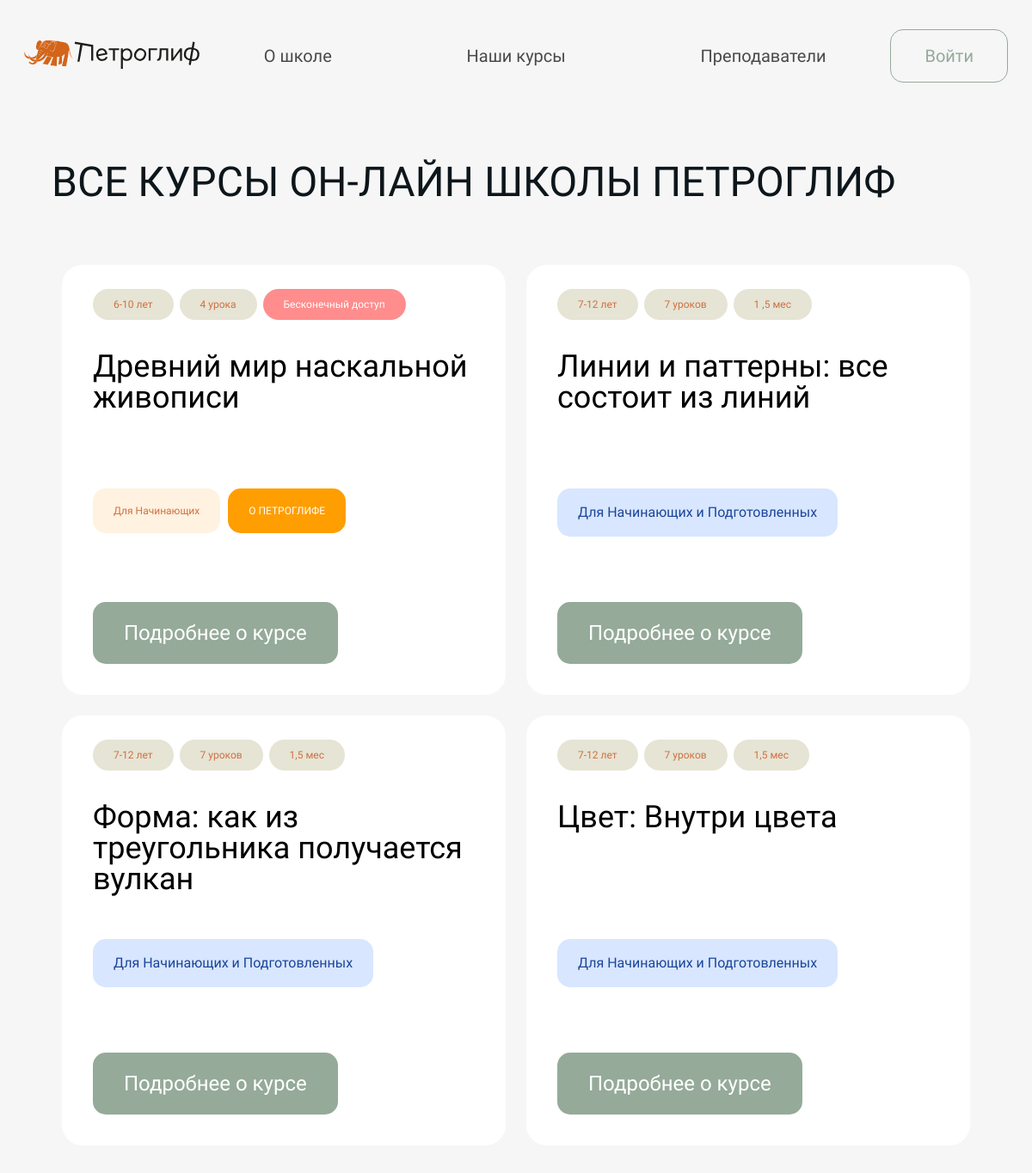
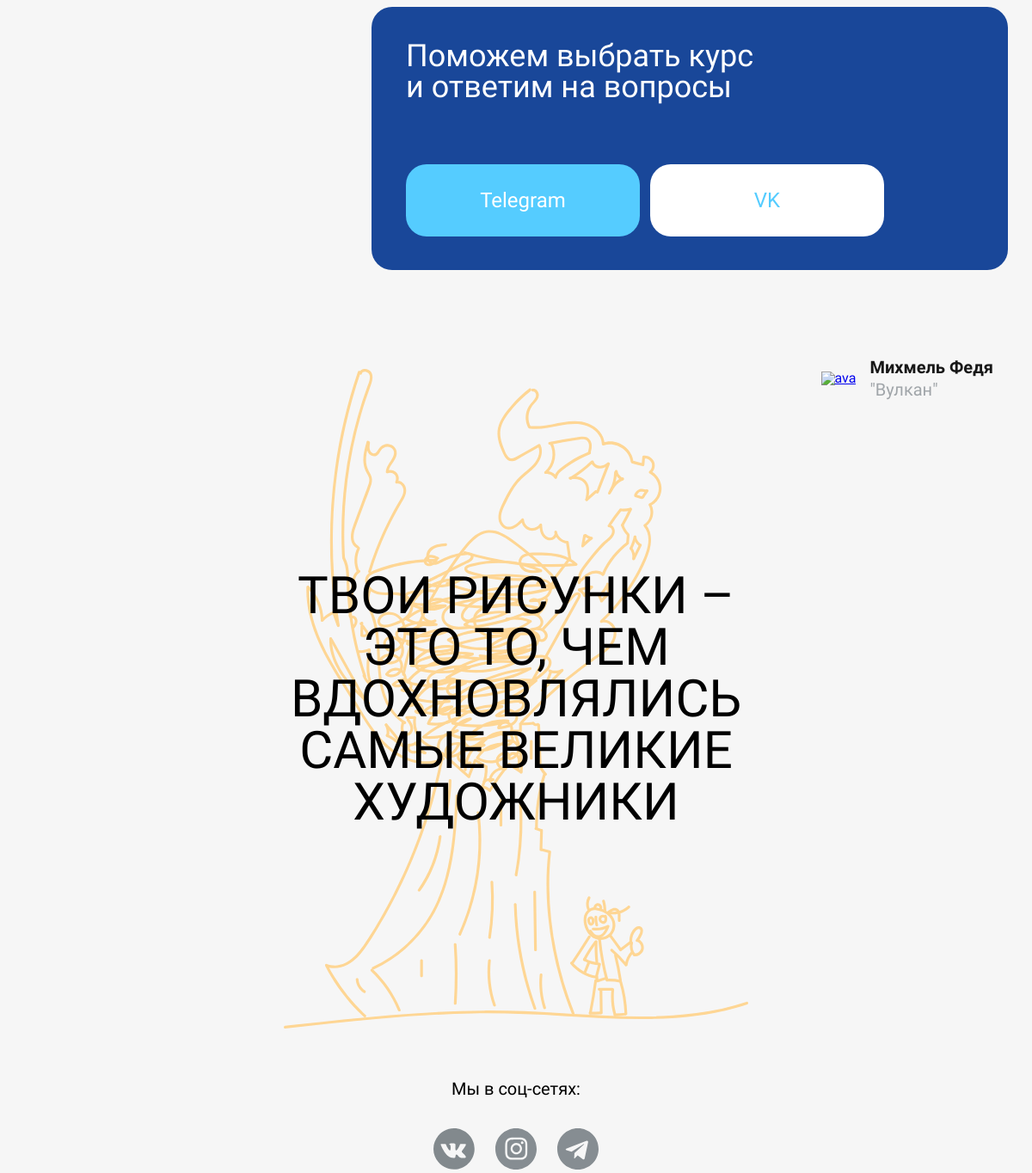
The page /courses-all/ on the database its author committed (2 pictures, top to bottom).
### mainapp/models.py (models this page shows, shortened)
class Course(models.Model):
    class CourseCategory(models.TextChoices):
        ART = ("ART", "ИСКУССТВО")
        DESIGN = ("DESIGN", "ДИЗАЙН")
        SOFT_SKILLS = ("SOFT_SKILLS", "SOFT SKILLS")
    id = models.UUIDField(default=uuid4, primary_key=True)
    title = models.CharField(verbose_name="Название курса", max_length=150)
    slug = models.SlugField(verbose_name="URL", max_length=200, unique=True, blank=True, null=True)
    category = models.CharField(verbose_name="Категория курса", max_length=11, choices=CourseCategory.choices)
    note = models.CharField(verbose_name="Цель курса", max_length=200, blank=True)
    description = models.TextField(verbose_name="Описание курса", blank=True)
    price = models.IntegerField(verbose_name="Стоимость курса")
    image = models.ImageField(verbose_name="Изображение", blank=True, null=True, upload_to="сourses_images")
    talents = models.ManyToManyField(Talent, verbose_name="Навыки, которые дает курс", related_name="courses")
    benefits = models.ManyToManyField(Benefit, verbose_name="Польза курса", related_name="courses")
    lesson_qty = models.CharField(verbose_name="Количество уроков", max_length=25, blank=True)
    duration = models.CharField(verbose_name="Продолжительность курса", max_length=25, blank=True)
    age_group = models.CharField(verbose_name="Возрастная группа", max_length=25, blank=True)
    tools = models.TextField(verbose_name="Необходимые материалы и инструменты для курса", blank=True)
    preparation = models.ForeignKey(Preparation, verbose_name="Уровень подготовки", on_delete=models.CASCADE,
                                    null=True, related_name="courses")
    filling = models.TextField(verbose_name="Наполнение курса", blank=True)
    mentors = models.ManyToManyField(Mentor, verbose_name="Менторы", related_name="courses")
    question_lessons_features = models.TextField(verbose_name="Как проходят занятия на курсе?")
    question_access_duration = models.TextField(verbose_name="На сколько по времени доступен курс?")
    question_homework = models.TextField(verbose_name="Что насчет домашнего задания?")
    question_joining_telegram_chat = models.TextField(verbose_name="Что я получу, вступив в телеграм-канал курса?")
    question_paid_no_access = models.TextField(verbose_name="Я оплатил и не получил доступ к курсу")
    telegram_channel_link = models.URLField(verbose_name="Ссылка на тг-канал", blank=True, null=True)
    is_popular = models.BooleanField(verbose_name="Популярный", default=False)
    created_at = models.DateTimeField(verbose_name='Создан', auto_now_add=True)
    updated_at = models.DateTimeField(verbose_name='Обновлен', auto_now=True)
    deleted = models.BooleanField(verbose_name="Удален", default=False)
    class Meta:
        verbose_name = "Курс"
        verbose_name_plural = "Курсы"
        ordering = ["title"]

class Preparation(models.Model):
    id = models.UUIDField(default=uuid4, primary_key=True)
    value = models.CharField(verbose_name="Значение", max_length=50)
    def __str__(self):
        return self.value
    class Meta:
        verbose_name = "Уровень подготовки"
        verbose_name_plural = "Уровни подготовки"

### mainapp/views.py (the view)
# urls.py: path('courses-all/', main_views.view_courses_all, name='courses_all'),
def view_courses_all(request):
    courses = mainapp_models.Course.objects.exclude(slug='first-course')
    for course in courses:
        course.description = course.description.split('\n')
    first_course = mainapp_models.Course.objects.filter(slug='first-course')
    descriptions_first = None
    if first_course:
        first_course = first_course[0]
        descriptions_first = first_course.description.split('\n')
    context = {'courses': courses,
               'first_course': first_course,
               'descriptions_first': descriptions_first,
               }
    return render(request, 'mainapp/courses_all.html', context)

### mainapp/templates/mainapp/courses_all.html (shortened to what this page needs)
{% extends "mainapp/base.html" %}
{% block content %}
    {% include "mainapp/parts_pages/courses__all.html" %}
    {% include "mainapp/parts_pages/image_tree_yellow.html" %}
{% endblock %}

### mainapp/templates/mainapp/parts_pages/courses__all.html (shortened to what this page needs)
{% load static markdownify %}
    <div class="site-box">
        <section class="courses"  id="anchor-courses">
            <h1 class="section__title">Все курсы он-лайн школы Петроглиф</h1>
            <div class="courses__cards">
                <div class="courses__card">
                    <div class="courses__info">
                        <a class="courses__age" href="#">{{ first_course.age_group }}</a>
                        <a class="courses__count" href="#">{{ first_course.lesson_qty }}</a>
                        <a class="courses__time courses__time-unique" href="#">{{ first_course.duration }}</a>
                    </div>
                    <div class="courses__name">{{ first_course.title }}</div>
                    <div class="courses__for-btns">
                        <a class="courses__for-1" href="#"><div>{{ first_course.preparation }}</div></a>
                        <a class="courses__for-2" href="#"><div>О ПЕТРОГЛИФЕ</div></a>
                    </div>
                    <a class="courses__detailed" href="{% url 'course' first_course.slug %}"><div>Подробнее о курсе</div></a>
                </div>
                {% for item in courses %}
                <div class="courses__card">
                    <div class="courses__info">
                        <a class="courses__age" href="#">{{ item.age_group }}</a>
                        <a class="courses__count" href="#">{{ item.lesson_qty }}</a>
                        <a class="courses__time" href="#">{{ item.duration }}</a>
                    </div>
                    <div class="courses__name">{{ item.title }}</div>
                    <a class="courses__for" href="#"><div>{{ item.preparation }}</div></a>
                    <a class="courses__detailed" href="{% url 'course' item.slug %}"><div>Подробнее о курсе</div></a>
                </div>
                {% endfor %}
            </div>
            <div class="courses__helpdesc">
                <div class="courses__help">
                    <p>Поможем выбрать курс и ответим на вопросы</p>
                    <div class="courses__buttons">
                        <a href="#" class="courses__button courses__button-tg"><span class="courses__button-full">Написать в Telegram</span><span class="courses__button-small">Telegram</span></a>
                        <a href="#" class="courses__button courses__button-vk"><span class="courses__button-full">Написать в VK</span><span class="courses__button-small">VK</span></a>
                    </div>
                </div>
            </div>
        </section>
    </div>

### mainapp/static/css/index.css (style rules this page uses)
* { margin: 0; padding: 0; }
body { font-family: 'Onest', sans-serif; font-size: 16px; font-weight: 300; line-height: 1; background: #F6F6F6; }
.site-box { max-width: 1224px; min-width: 347px; padding: 0 clamp(14px, 3vw, 28px); margin: 0 auto; font-weight: 400; }
.section__title { color: #0D161B; font-size: clamp(2.375rem, 4vw, 3.5rem); font-weight: 400; text-transform: uppercase; padding: clamp(40px, 6vw, 100px) calc(clamp(40px, 6vw, 76px) - 40px) clamp(40px, 6vw, 80px); }
.courses__cards { display: flex; flex-wrap: wrap; gap: 24px; justify-content: center; }
.courses__card { width: clamp(307px, 37vw, 528px); min-height: clamp(305px, 37vw, 549px); padding: clamp(24px, 3vw, 28px) clamp(20px, 3vw, 36px); background-color: #FFFFFF; border-radius: 24px; position: relative; }
.courses__info { display: flex; gap: clamp(4px, 1vw, 7px); }
.courses__info a { text-wrap: nowrap; text-decoration: none; border-radius: 46px; color: #CF7042; background: #E6E4D4; font-size: clamp(0.75rem, 1vw, 1rem); padding: clamp(7.5px, 1vw, 17px) clamp(14px, 2vw, 35px); }
.courses__info a.courses__time-unique { color: #FFFFFF; background: #FF8D8D; }
.courses__name { font-size: clamp(1.5rem, 3vw, 2.25rem); line-height: 1; margin-top: clamp(14px, 3vw, 48px); height: clamp(118px, 17vw, 160px); }
.courses__for-btns { display: flex; font-size: clamp(0.75rem, 1vw, 1rem); gap: 9px; margin-bottom: 14px; }
.courses__for-1 { padding: clamp(14.5px, 2vw, 20px) clamp(20.5px, 2vw, 35px); text-decoration: none; color: #CF7042; background: #FFF2E0; border-radius: 15px; text-wrap: nowrap; }
.courses__for-2 { padding: clamp(14.5px, 2vw, 20px) clamp(20px, 2vw, 35px); text-decoration: none; color: #FFFFFF; background: #FF9E00; border-radius: 15px; text-wrap: nowrap; }
.courses__for { text-decoration: none; }
.courses__for > div { padding: clamp(14.5px, 2vw, 20px) clamp(20px, 2vw, 35px); color: #1B459A; background: #D8E6FF; border-radius: 15px; text-wrap: nowrap; font-size: clamp(0.75rem, 2vw, 1rem); display: inline-block; margin-bottom: 14px; }
.courses__detailed { border-radius: 15px; color: #FFFFFF; background: #95AA99; text-decoration: none; font-size: clamp(1.25rem, 2vw, 1.5rem); padding: clamp(18px, 2vw, 29.5px) clamp(35px, 3vw, 37.5px); position: absolute; bottom: clamp(23px, 3vw, 38px); left: clamp(20px, 3vw, 36px); }
.courses__helpdesc { display: flex; justify-content: end; margin-top: 40px; }
.courses__help { background: #194799; border-radius: 24px; min-width: clamp(300px, 55vw, 730px); padding: clamp(30px, 5vw, 39px) clamp(20px, 4vw, 40px); }
.courses__help > p { color: #FFFFFF; font-size: clamp(1.5rem, 3vw, 2.25rem); width: clamp(307px, 55vw, 420px); }
.courses__buttons { display: flex; gap: clamp(7px, 2vw, 12px); margin-top: 72px; }
.courses__button { display: flex; border-radius: 24px; text-decoration: none; justify-content: center; align-items: center; font-size: clamp(1.25rem, 2vw, 1.5rem); width: clamp(85px, 17vw, 237px); padding: clamp(25px, 5vw, 30px) clamp(32.5px, 5vw, 34px); background: #CF7042; }
.courses__button-small { display: none; }
.courses__button-tg { color: #FFFFFF; background: #55CCFF; }
.courses__button-vk { color: #55CCFF; background: #FFFFFF; }
@media (max-width: 1400px) { .courses__button-small { display: block; } }

### rows shown on the page
Course: age_group "6-10 лет", lesson_qty "4 урока", duration "Бесконечный доступ", title "Древний мир наскальной живописи", preparation "Для Начинающих"
Course: age_group "7-12 лет", lesson_qty "7 уроков", duration "1 ,5 мес", title "Линии и паттерны: все состоит из линий", preparation "Для Начинающих и Подготовленных"
Course: age_group "7-12 лет", lesson_qty "7 уроков", duration "1,5 мес", title "Форма: как из треугольника получается вулкан", preparation "Для Начинающих и Подготовленных"
Course: age_group "7-12 лет", lesson_qty "7 уроков", duration "1,5 мес", title "Цвет: Внутри цвета", preparation "Для Начинающих и Подготовленных"
